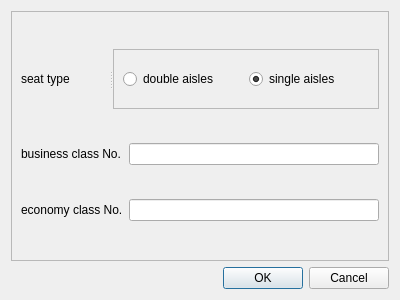
<?xml version="1.0" encoding="UTF-8"?>
<ui version="4.0">
 <class>addseat</class>
 <widget class="QWidget" name="addseat">
  <property name="geometry">
   <rect>
    <x>0</x>
    <y>0</y>
    <width>400</width>
    <height>300</height>
   </rect>
  </property>
  <property name="windowTitle">
   <string>Form</string>
  </property>
  <layout class="QVBoxLayout" name="verticalLayout">
   <item>
    <widget class="QFrame" name="frame">
     <property name="frameShape">
      <enum>QFrame::StyledPanel</enum>
     </property>
     <property name="frameShadow">
      <enum>QFrame::Raised</enum>
     </property>
     <layout class="QGridLayout" name="gridLayout">
      <item row="0" column="0" colspan="2">
       <widget class="QSplitter" name="splitter">
        <property name="orientation">
         <enum>Qt::Horizontal</enum>
        </property>
        <widget class="QLabel" name="label_6">
         <property name="sizePolicy">
          <sizepolicy hsizetype="Preferred" vsizetype="Fixed">
           <horstretch>0</horstretch>
           <verstretch>0</verstretch>
          </sizepolicy>
         </property>
         <property name="minimumSize">
          <size>
           <width>70</width>
           <height>0</height>
          </size>
         </property>
         <property name="maximumSize">
          <size>
           <width>100</width>
           <height>16777215</height>
          </size>
         </property>
         <property name="text">
          <string>seat type</string>
         </property>
        </widget>
        <widget class="QFrame" name="frame_2">
         <property name="maximumSize">
          <size>
           <width>16777215</width>
           <height>60</height>
          </size>
         </property>
         <property name="frameShape">
          <enum>QFrame::StyledPanel</enum>
         </property>
         <property name="frameShadow">
          <enum>QFrame::Raised</enum>
         </property>
         <layout class="QHBoxLayout" name="horizontalLayout">
          <item>
           <widget class="QRadioButton" name="radioButton">
            <property name="maximumSize">
             <size>
              <width>16777215</width>
              <height>20</height>
             </size>
            </property>
            <property name="text">
             <string>double aisles</string>
            </property>
           </widget>
          </item>
          <item>
           <widget class="QRadioButton" name="radioButton_2">
            <property name="maximumSize">
             <size>
              <width>16777215</width>
              <height>20</height>
             </size>
            </property>
            <property name="text">
             <string>single aisles</string>
            </property>
            <property name="checked">
             <bool>true</bool>
            </property>
           </widget>
          </item>
         </layout>
        </widget>
       </widget>
      </item>
      <item row="1" column="0">
       <widget class="QLabel" name="label_7">
        <property name="sizePolicy">
         <sizepolicy hsizetype="Preferred" vsizetype="Fixed">
          <horstretch>0</horstretch>
          <verstretch>0</verstretch>
         </sizepolicy>
        </property>
        <property name="minimumSize">
         <size>
          <width>70</width>
          <height>0</height>
         </size>
        </property>
        <property name="text">
         <string>business class No.</string>
        </property>
       </widget>
      </item>
      <item row="1" column="1">
       <widget class="QLineEdit" name="business">
        <property name="maximumSize">
         <size>
          <width>16777215</width>
          <height>16777215</height>
         </size>
        </property>
       </widget>
      </item>
      <item row="2" column="0">
       <widget class="QLabel" name="label_8">
        <property name="sizePolicy">
         <sizepolicy hsizetype="Preferred" vsizetype="Fixed">
          <horstretch>0</horstretch>
          <verstretch>0</verstretch>
         </sizepolicy>
        </property>
        <property name="minimumSize">
         <size>
          <width>70</width>
          <height>0</height>
         </size>
        </property>
        <property name="text">
         <string>economy class No.</string>
        </property>
       </widget>
      </item>
      <item row="2" column="1">
       <widget class="QLineEdit" name="economy">
        <property name="maximumSize">
         <size>
          <width>16777215</width>
          <height>16777215</height>
         </size>
        </property>
        <property name="text">
         <string/>
        </property>
       </widget>
      </item>
     </layout>
    </widget>
   </item>
   <item>
    <widget class="QDialogButtonBox" name="buttonBox">
     <property name="standardButtons">
      <set>QDialogButtonBox::Cancel|QDialogButtonBox::Ok</set>
     </property>
    </widget>
   </item>
  </layout>
 </widget>
 <resources/>
 <connections/>
</ui>
